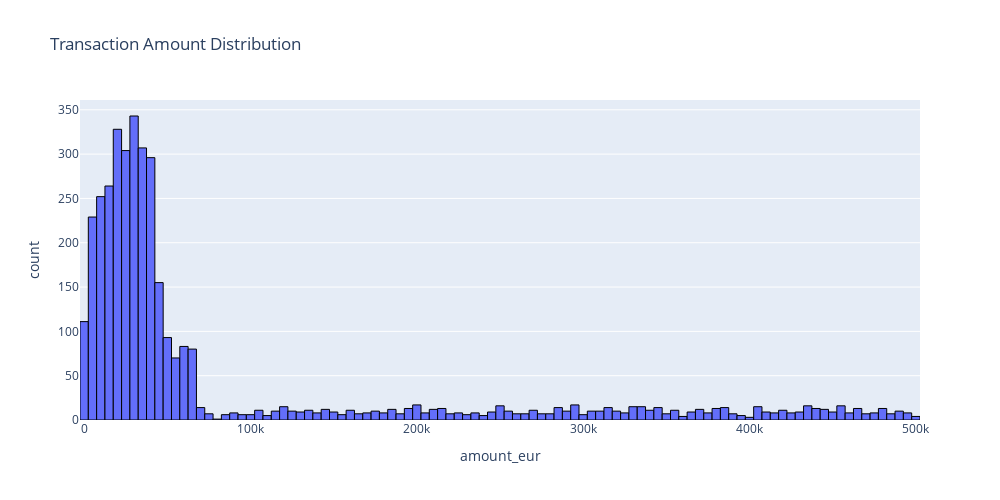

This figure's notebook cell:
### Markdown cell above
Feature `amount_eur`

### Code cell
import plotly.express as px
fig=px.histogram (df_copy['amount_eur'], x='amount_eur', title= 'Transaction Amount Distribution', nbins=100)
fig.update_traces(marker=dict (line = dict (color='black', width=1)))
fig.update_layout(width=1000, height=500)
fig.show()

### Figure 1 — Plotly figure (JSON) as saved in the notebook; plotly's stock layout.template omitted (floating-point values rounded to 4 significant figures; data arrays with more than 128 entries replaced by an {"elided": "..."} marker saying what was removed)
{"data": [{"bingroup": "x", "hovertemplate": "amount_eur=%{x}<br>count=%{y}<extra></extra>", "legendgroup": "", "marker": {"color": "#636efa", "line": {"color": "black", "width": 1}, "pattern": {"shape": ""}}, "name": "", "nbinsx": 100, "orientation": "v", "showlegend": false, "type": "histogram", "x": {"elided": "3754 float values"}, "xaxis": "x", "yaxis": "y"}], "layout": {"barmode": "relative", "height": 500, "legend": {"tracegroupgap": 0}, "title": {"text": "Transaction Amount Distribution"}, "width": 1000, "xaxis": {"anchor": "y", "domain": [0, 1], "title": {"text": "amount_eur"}}, "yaxis": {"anchor": "x", "domain": [0, 1], "title": {"text": "count"}}}}
